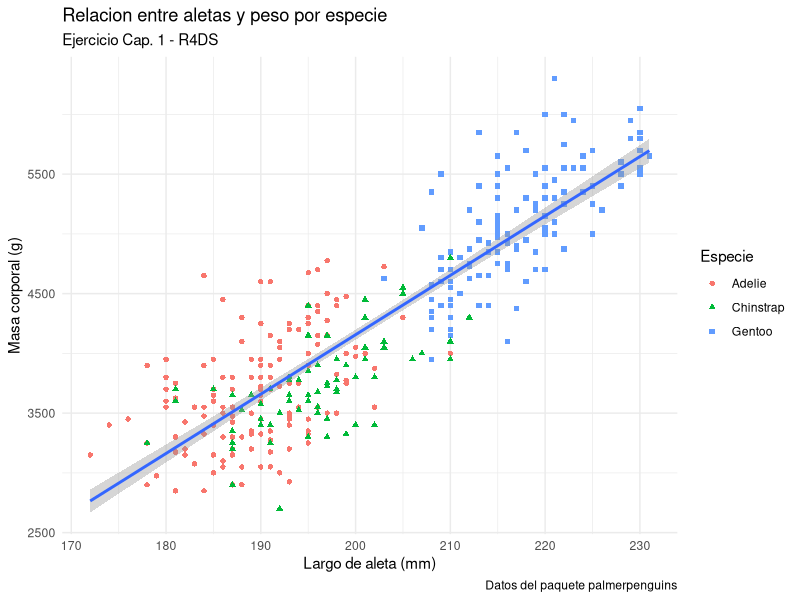
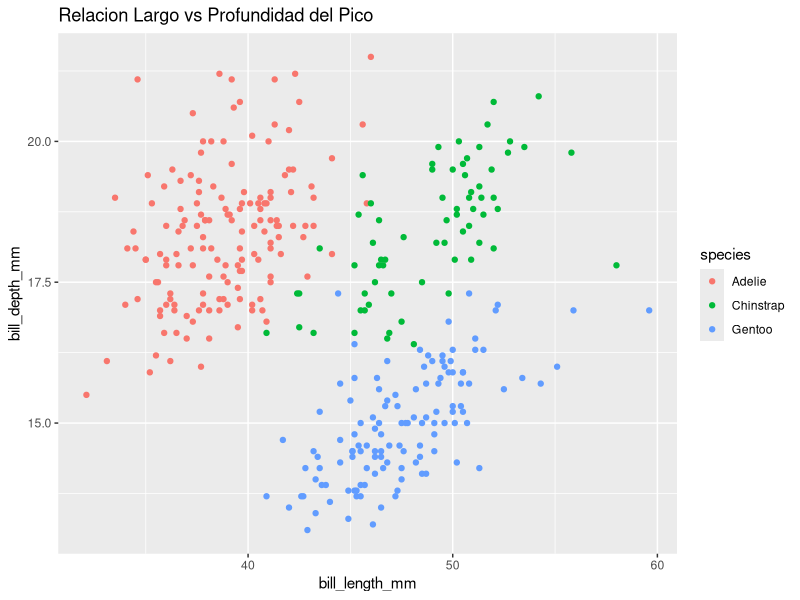

Write R code to recreate these figures, in order.
library(tidyverse)
library(palmerpenguins)

# TAREA 03 - Micaela Pagliuca
# Ejercicios Capitulo 1: Visualizacion de Datos

# 1. Exploracion inicial
# Filas: 344 | Columnas: 8
dim(penguins)

# 2. Grafico de dispersion (Aletas vs Peso)
# Se observa una relacion lineal positiva: a mayor aleta, mayor peso.
ggplot(data = penguins,
       mapping = aes(x = flipper_length_mm, y = body_mass_g)) +
  geom_point(aes(color = species, shape = species)) +
  geom_smooth(method = "lm") +
  labs(title = "Relacion entre aletas y peso por especie",
       subtitle = "Ejercicio Cap. 1 - R4DS",
       x = "Largo de aleta (mm)",
       y = "Masa corporal (g)",
       color = "Especie",
       shape = "Especie",
       caption = "Datos del paquete palmerpenguins") +
  theme_minimal()

# 3. Ejercicio adicional: Bill Depth vs Bill Length
ggplot(data = penguins, 
       mapping = aes(x = bill_length_mm, y = bill_depth_mm)) +
  geom_point(aes(color = species)) +
  labs(title = "Relacion Largo vs Profundidad del Pico")
